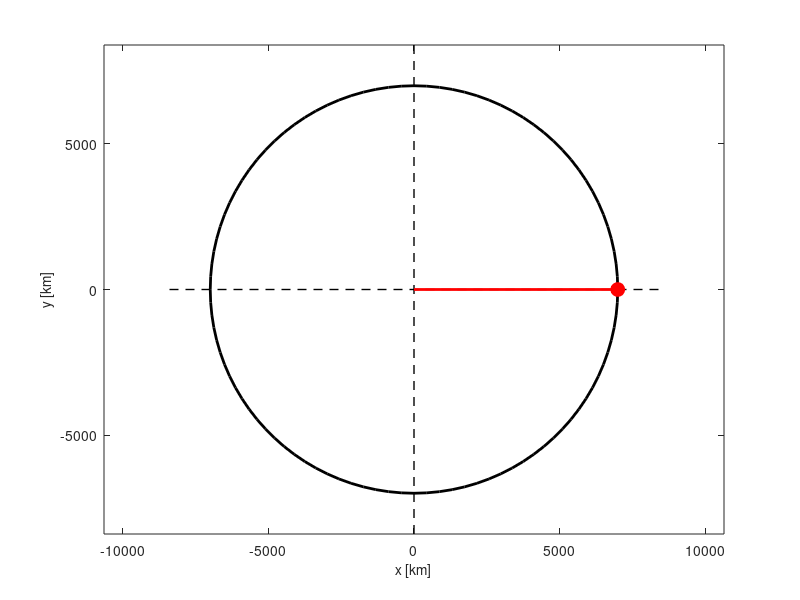

The MATLAB script that drew this image: (Note: this script raises an error after producing the figure.)
% animation of different sorts of orbits
%
% The code is very rough and is not a good reference for coding sytles.
%

clear all; clc; close all;

muEarth = 398600; % [km^3/s^2]

%% common figure configs
lw = 2;
fs = 10;
ms = 10;
filenameGIF = @(tmpStr)['code_02_orbit_' tmpStr '.gif'];
outerPosition = [200, 100, 400, 400];

%% circular
N = 100;
e = 0;
a = 7000; % [km]
b = a * sqrt(1-e^2);
p = a * (1 - e^2);
% generate data to plot
ttheta = linspace(0, 2*pi, N+1);
rr = p ./ (1 + e * cos(ttheta));
xx = rr .* cos(ttheta);
yy = rr .* sin(ttheta);
% start plotting
MyFigure = figure(21);
set(MyFigure,'OuterPosition',outerPosition, 'MenuBar', 'none');
for ii = 1:N
    % plot
    clf;
    plot(xx, yy, 'k', 'LineWidth',lw); % ellipse
    hold on;
    plot([-a*(1+e), a*(1-e)]+[-0.2, 0.2]*a, [0, 0], 'k--', 'LineWidth',lw/2) % x-axis
    plot([0, 0], [-1, 1]*b+[-0.2, 0.2]*b, 'k--', 'LineWidth',lw/2) % y-axis
    plot(xx(ii), yy(ii), 'ro', 'MarkerFaceColor','r', 'MarkerSize',ms); % m2 point
    plot([0 xx(ii)], [0, yy(ii)], 'r-', 'LineWidth',lw) % position vector
    xlabel('x [km]', 'FontSize',fs)
    ylabel('y [km]', 'FontSize',fs)
    set(gca, 'FontSize',fs)
    axis equal

    % save current frame
    GifData = getframe(gcf);
    if ii == 1
        [X(:,:,1,ii),Map] = rgb2ind(GifData.cdata, 256);
    else
        X(:,:,1,ii) = rgb2ind(GifData.cdata, Map);
    end
end
% write to gif
imwrite(X,Map, filenameGIF('0_circle'), 'LoopCount',Inf,'DelayTime',0);



%% elliptical
clear X;
N = 100;
e = 0.5;
a = 7000; % [km]
b = a * sqrt(1-e^2);
p = a * (1 - e^2);
% generate data to plot
tt = linspace(0, 2*pi, N+1);
ttheta = TimeToTrueAnomalyElliptic(e, tt, 1);
rr = p ./ (1 + e * cos(ttheta));
xx = rr .* cos(ttheta);
yy = rr .* sin(ttheta);
% start plotting
MyFigure = figure(22);
set(MyFigure,'OuterPosition',outerPosition, 'MenuBar', 'none');
for ii = 1:N
    % plot
    clf;
    plot(xx, yy, 'k', 'LineWidth',lw); % ellipse
    hold on;
    plot([-a*(1+e), a*(1-e)]+[-0.2, 0.2]*a, [0, 0], 'k--', 'LineWidth',lw/2) % x-axis
    plot([0, 0], [-1, 1]*b+[-0.2, 0.2]*b, 'k--', 'LineWidth',lw/2) % y-axis
    plot(xx(ii), yy(ii), 'ro', 'MarkerFaceColor','r', 'MarkerSize',ms); % m2 point
    plot([0 xx(ii)], [0, yy(ii)], 'r-', 'LineWidth',lw) % position vector
    xlabel('x [km]', 'FontSize',fs)
    ylabel('y [km]', 'FontSize',fs)
    set(gca, 'FontSize',fs)
    axis equal

    % save current frame
    GifData = getframe(gcf);
    if ii == 1
        [X(:,:,1,ii),Map] = rgb2ind(GifData.cdata, 256);
    else
        X(:,:,1,ii) = rgb2ind(GifData.cdata, Map);
    end
end
% write to gif
imwrite(X,Map, filenameGIF('1_elliptical'), 'LoopCount',Inf,'DelayTime',0);


%% parabolic
clear X;
N = 100*5;
e = 1;
p = 5000; % [km]
% a = inf; % [km]
% b = inf;
% generate data to plot
tt = linspace(-1.5*3600, 1.5*3600, N+1);
ttheta = TimeToTrueAnomalyParabolic(tt, p, muEarth);
% ttheta = linspace(-pi, pi, N+1);
rr = p ./ (1 + e * cos(ttheta));
xx = rr .* cos(ttheta);
yy = rr .* sin(ttheta);
% start plotting
MyFigure = figure(23);
set(MyFigure,'OuterPosition',outerPosition, 'MenuBar', 'none');
kk = 1; % number of frames
for ii = 1:N
    
    % plot
    clf;
    plot(xx, yy, 'k', 'LineWidth',lw); % ellipse
    hold on;
    plot([-12000, 3000], [0, 0], 'k--', 'LineWidth',lw/2) % x-axis
    plot([0, 0], [-12000, 12000], 'k--', 'LineWidth',lw/2) % y-axis
    xlabel('x [km]', 'FontSize',fs)
    ylabel('y [km]', 'FontSize',fs)
    set(gca, 'FontSize',fs)
    xlim([-12000, 3000]);
    ylim([-12000, 12000]);
    if abs(xx(ii)) > 13000
        continue    % skip too large data
    end
    plot(xx(ii), yy(ii), 'ro', 'MarkerFaceColor','r', 'MarkerSize',ms); % m2 point
    plot([0 xx(ii)], [0, yy(ii)], 'r-', 'LineWidth',lw) % position vector
    
    % save current frame
    GifData = getframe(gcf);
    if kk == 1
        [X(:,:,1,kk),Map] = rgb2ind(GifData.cdata, 256);
    else
        X(:,:,1,kk) = rgb2ind(GifData.cdata, Map);
    end
    kk = kk + 1;
end
% write to gif
imwrite(X,Map, filenameGIF('3_parabolic'), 'LoopCount',Inf,'DelayTime',0);


%% hyperbolic
clear X;
N = 150*2;
e = 2;
a = -3000; % [km]
p = a * (1 - e^2); % [km]
b = a * sqrt(e^2 - 1); % [km]
h = sqrt(muEarth * p);
% generate data to plot
tt = linspace(-1.5*3600, 1.5*3600, N+1);
ttheta = TimeToTrueAnomalyHyperbolic(e, tt, h, muEarth);
% ttheta = linspace(-pi, pi, N+1);
rr = p ./ (1 + e * cos(ttheta)); 
xx = rr .* cos(ttheta); 
yy = rr .* sin(ttheta);
% remove vacant trajectory
tmpID = xx < abs(a*(1-e));
xx = xx(tmpID);
yy = yy(tmpID);
rr = rr(tmpID);
% start plotting
MyFigure = figure(24);
set(MyFigure,'OuterPosition',outerPosition, 'MenuBar', 'none');
kk = 1; % number of frames
for ii = 1:length(xx)
    
    % plot
    clf;
    plot(xx, yy, 'k', 'LineWidth',lw); % ellipse
    hold on;
    plot([-12000, 3000], [0, 0], 'k--', 'LineWidth',lw/2) % x-axis
    plot([0, 0], [-30000, 30000], 'k--', 'LineWidth',lw/2) % y-axis
    xlabel('x [km]', 'FontSize',fs)
    ylabel('y [km]', 'FontSize',fs)
    set(gca, 'FontSize',fs)
    xlim([-12000, 3000]);
    ylim([-30000, 30000]);
    if abs(xx(ii)) > 13000
        continue    % skip too large data
    end
    plot(xx(ii), yy(ii), 'ro', 'MarkerFaceColor','r', 'MarkerSize',ms); % m2 point
    plot([0 xx(ii)], [0, yy(ii)], 'r-', 'LineWidth',lw) % position vector
    % axis equal;
    
    % save current frame
    GifData = getframe(gcf);
    if kk == 1
        [X(:,:,1,kk),Map] = rgb2ind(GifData.cdata, 256);
    else
        X(:,:,1,kk) = rgb2ind(GifData.cdata, Map);
    end
    kk = kk + 1;
end
% write to gif
imwrite(X,Map, filenameGIF('4_hyperbolic'), 'LoopCount',Inf,'DelayTime',0);
